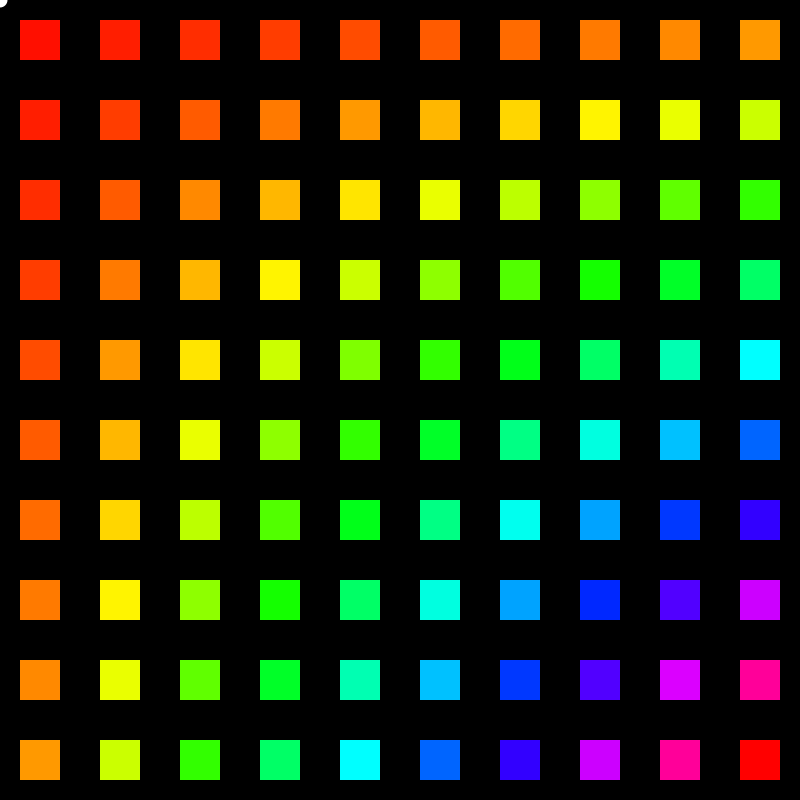
Frame 1 (no input)
Frame 60 (the mouse pressed at the canvas centre just before this capture): identical to frame 1, image omitted
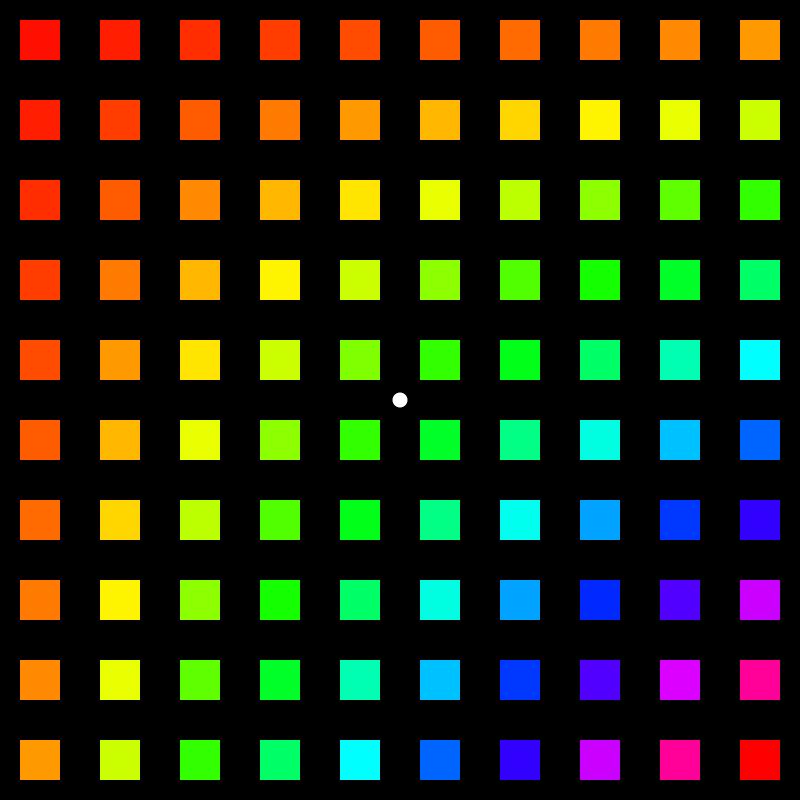
Frame 120 (the mouse held since frame 60 and released just before this capture)

The Processing sketch that drew these frames (run headless with seeded random() and noise(); from frame 60 on, the mouse is pressed at the canvas centre):

// Processing sketch: processing_40616
// ── processing_40616.pde

int wRect;
int hRect;
color[][] rectColors;
int colRects = 10;
int rowRects = 10;
color selectedColor = color(0xffffff);

void setup() {
  size(800,800);
  background(#000000);
  // define rectangle width and heights
  wRect = width/(2*colRects);
  hRect = height/(2*rowRects);
  
  // initialize array 
  rectColors = new color[rowRects][colRects];
  
  // change color mode to HSB
  colorMode(HSB,rowRects*colRects);
  
  // fill array with colors
  for(int i = 0; i < rowRects; i++) {
    for(int j = 0; j < colRects; j++) {
      rectColors[i][j] = color((i+1)*(j+1),rowRects*colRects, rowRects*colRects);
    }
  }
  noStroke();
}

void draw() {
  background(#000000);
  
  // draw rectangles
    for(int j = 0; j < colRects; j++) {
  for(int i = 0; i < rowRects; i++) {
      fill(rectColors[i][j]);
      rect((i*2*wRect) + wRect/2,j*2*hRect + hRect/2,wRect,hRect);
    }
  }
  smooth();
  fill(selectedColor);
  // draw cursor
  ellipse(mouseX,mouseY,15,15);
}

void mouseClicked() {
  // find position of cursor in array
  // make sure cursor is on a colored rectangle
  if((((mouseX-wRect/2) % (wRect*2)) < wRect) &&
       (((mouseY-hRect/2) % (hRect*2) ) < hRect)) {
         // swap colors
         color temp = selectedColor;
         int i = (mouseY-hRect/2)/(hRect*2);
         int j = (mouseX-wRect/2)/(wRect*2);
         selectedColor = rectColors[j][i];
         rectColors[j][i] = temp;
       }
}
